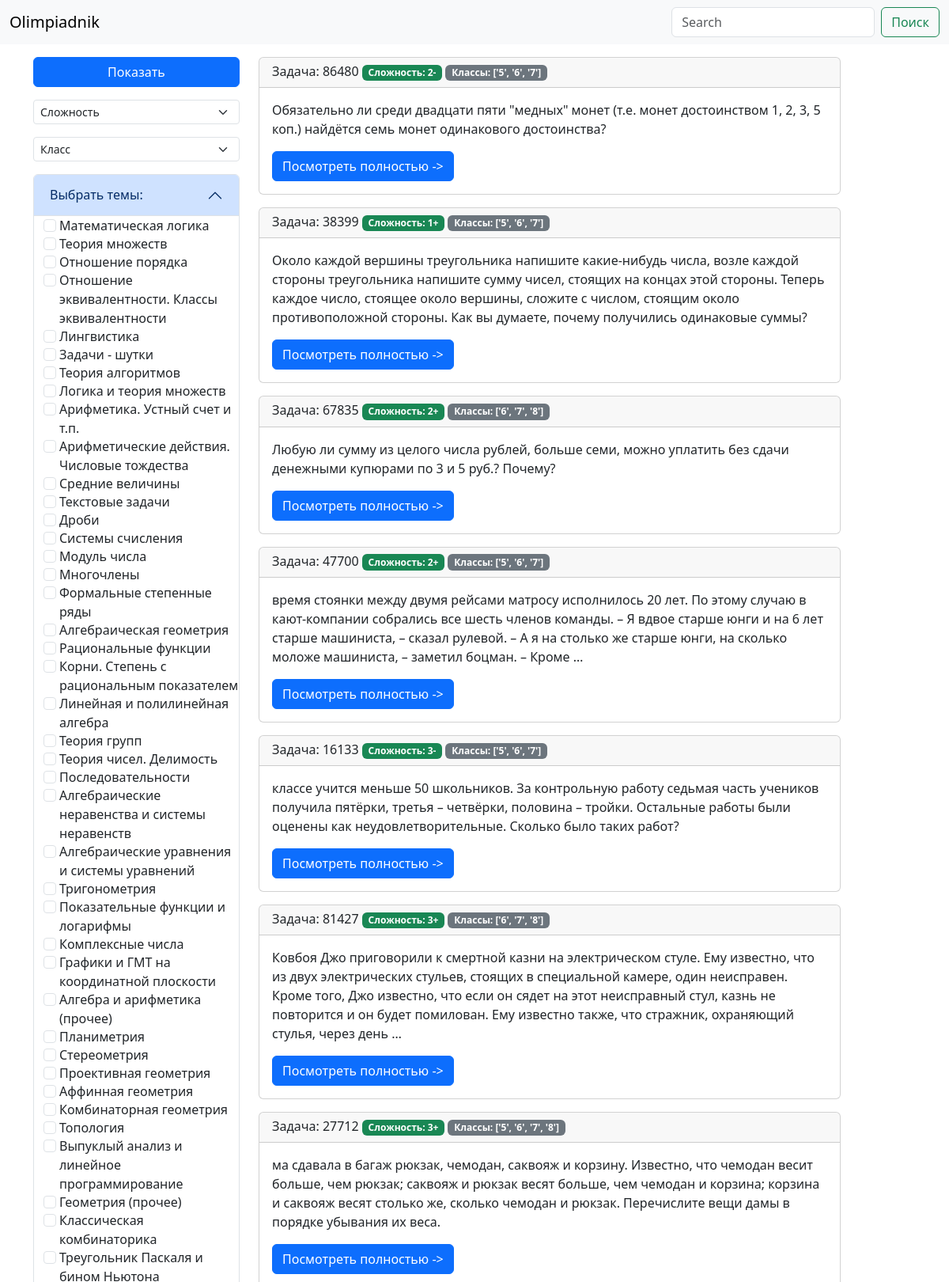
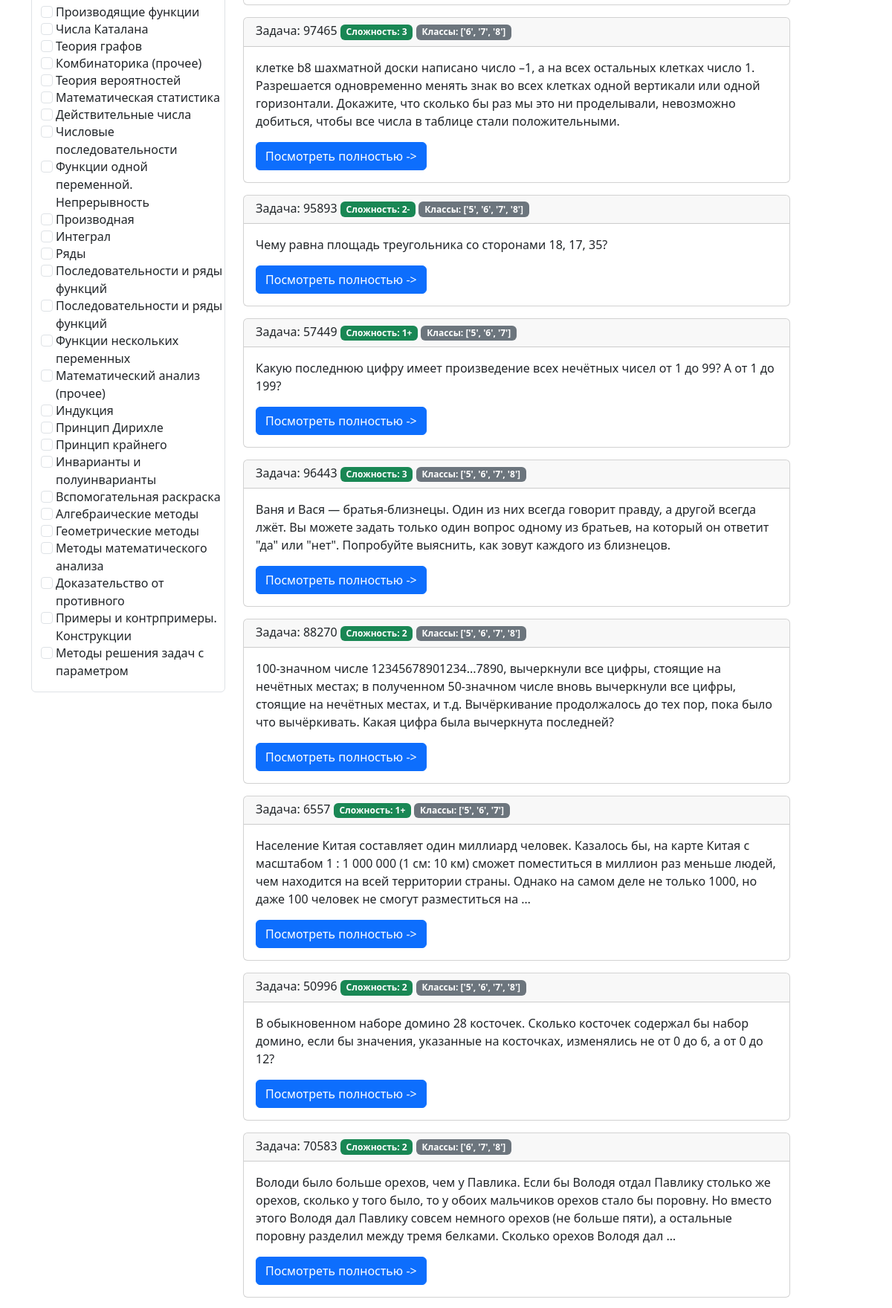
The page / (upper part) on the database its author committed (2 pictures, top to bottom).
### task_manager/models.py (models this page shows, shortened)
class Tasks(models.Model):
    title = models.CharField(max_length=50, verbose_name='Название')
    content = models.TextField(blank=True, verbose_name='Контент')
    tip = models.TextField(blank=True, verbose_name='Подсказка')
    solve = models.TextField(blank=True, verbose_name='Решение')
    reply = models.TextField(blank=True, verbose_name='Ответ')
    themes = models.TextField(blank=False, verbose_name='Категории')
    difficulty = models.CharField(max_length=10, verbose_name='Сложность')
    classes = models.CharField(max_length=20, verbose_name='Сложность')
    views = models.IntegerField(default=0, verbose_name='Просмотры')
    def get_absolute_url(self):
        return reverse_lazy('view_tasks', kwargs={'pk': self.pk})
    class Meta:
        verbose_name = 'Задача'
        verbose_name_plural = 'Задачи'

### task_manager/views.py (the view)
# urls.py: path('', HomeTasks.as_view(), name='home'),
class HomeTasks(ListView):
    model = Tasks
    template_name = 'task_manager/home_tasks.html'
    context_object_name = 'tasks'
    def get_context_data(self, *, object_list=None, **kwargs):
        context = super(HomeTasks, self).get_context_data(**kwargs)
        context['title'] = 'Главная'
        context['list_themes'] = list_themes
        context['difficulty'] = difficulty
        context['classes'] = classes
        return context
    def get_queryset(self):
        return Tasks.objects.all()  # .select_related('category')

### task_manager/templates/task_manager/home_tasks.html (shortened to what this page needs)
{% extends 'base.html' %}
{% block content %}
<link href="https://cdn.jsdelivr.net/npm/bootstrap@5.3.0-alpha3/dist/css/bootstrap.min.css" rel="stylesheet"
>
<div class="col-md-3">
    <form action="{% url 'filter' %}" method="get">
        <div class="form-group">
            <button type="submit" class="btn btn-primary btn-block">Показать</button>
        </div>
        <div class="form-group">
            <select name="difficulty" class="form-select form-select-sm" aria-label=".form-select-sm example">
                <option selected>Сложность</option>
            </select>
        </div>
        <div class="form-group">
            <select name="classes" class="form-select form-select-sm" aria-label=".form-select-sm example">
                <option selected>Класс</option>
            </select>
        </div>
        <div class="accordion" id="accordionPanelsStayOpenExample">
            <div class="accordion-item">
                <h2 class="accordion-header">
                    <button class="accordion-button" type="button" data-bs-toggle="collapse"
                            data-bs-target="#panelsStayOpen-collapseOne" aria-expanded="true"
                            aria-controls="panelsStayOpen-collapseOne">
                        Выбрать темы:
                    </button>
                </h2>
                <div id="panelsStayOpen-collapseOne" class="accordion-collapse collapse show">
                    <ul class="list-group-md-3">
                        {% for them in list_themes %}
                        <li class="list-group-item">
                            <input name="themes" class="form-check-input me-1" type="checkbox" value={{ them }}
                                   id="firstCheckbox">
                            <label class="form-check-label" for="firstCheckbox"> {{ them }}</label>
                        </li>
                        {% endfor %}
                    </ul>
                </div>
            </div>
        </div>
    </form>
</div>
<div class="col-md-8">
    {% for item in tasks %}
    <div class="card mb-3">
        <h6 class="card-header">Задача: {{ item.title }}
            <span class="badge text-bg-success "> Сложность: {{ item.difficulty }}</span>
            <span class="badge text-bg-secondary"> Классы: {{ item.classes }}</span>
        </h6>
        <div class="card-body">
            <div class='media-body'>
                <p class="card-text">{{ item.content|truncatewords:50 }}</p>
                <a href="{{ item.get_absolute_url }}" class="btn btn-primary"> Посмотреть полностью -> </a>
            </div>
        </div>
    </div>
    {% endfor %}
</div>
{% endblock %}

### templates/base.html (shortened to what this page needs)
<!doctype html>
<html lang="en">
<head>
    <link rel="stylesheet" href="https://cdn.jsdelivr.net/npm/bootstrap@4.3.1/dist/css/bootstrap.min.css"
>
</head>
<body>
{% include 'inc/_nav.html' %}
<div class="container mt-3">
    <div class='row'>
        {% block content %} CONTENT {% endblock %}
    </div>
</div>
</body>
</html>

### templates/inc/_nav.html
<nav class="navbar bg-body-tertiary">
    <div class="container-fluid">
        <a href = "{% url 'home' %}" class="navbar-brand">Olimpiadnik</a>
        <form action="{% url 'search' %}" class="d-flex" role="search">
            <input name="search_text" class="form-control me-2" type="search" placeholder="Search" aria-label="Search">
            <button class="btn btn-outline-success" type="submit">Поиск</button>
        </form>
    </div>
</nav>

### rows shown on the page
Tasks: title "86480", difficulty "2-", classes "['5', '6', '7']", content "Обязательно ли среди двадцати пяти \"медных\" монет (т.е. монет достоинством 1, 2, 3, 5 коп.) найдётся семь монет одинакового достоинства?"
Tasks: title "38399", difficulty "1+", classes "['5', '6', '7']", content "Около каждой вершины треугольника напишите какие-нибудь числа, возле каждой стороны треугольника напишите сумму чисел, стоящих на концах этой стороны. Теперь каждое число, стоящее около вершины, сложите с числом, стоящим около противоположной стороны. Как вы думаете, почему получились одинаковые суммы?"
Tasks: title "67835", difficulty "2+", classes "['6', '7', '8']", content "Любую ли сумму из целого числа рублей, больше семи, можно уплатить без сдачи денежными купюрами по 3 и 5 руб.? Почему?"
Tasks: title "47700", difficulty "2+", classes "['5', '6', '7']", content "время стоянки между двумя рейсами матросу исполнилось 20 лет. По этому случаю в кают-компании собрались все шесть членов команды. – Я вдвое старше юнги и на 6 лет старше машиниста, – сказал рулевой. – А я на столько же старше юнги, на сколько моложе машиниста, – заметил боцман. – Кроме …"
Tasks: title "16133", difficulty "3-", classes "['5', '6', '7']", content "классе учится меньше 50 школьников. За контрольную работу седьмая часть учеников получила пятёрки, третья – четвёрки, половина – тройки. Остальные работы были оценены как неудовлетворительные. Сколько было таких работ?"
Tasks: title "81427", difficulty "3+", classes "['6', '7', '8']", content "Ковбоя Джо приговорили к смертной казни на электрическом стуле. Ему известно, что из двух электрических стульев, стоящих в специальной камере, один неисправен. Кроме того, Джо известно, что если он сядет на этот неисправный стул, казнь не повторится и он будет помилован. Ему известно также, что стражник, охраняющий стулья, через день …"
Tasks: title "27712", difficulty "3+", classes "['5', '6', '7', '8']", content "ма сдавала в багаж рюкзак, чемодан, саквояж и корзину. Известно, что чемодан весит больше, чем рюкзак; саквояж и рюкзак весят больше, чем чемодан и корзина; корзина и саквояж весят столько же, сколько чемодан и рюкзак. Перечислите вещи дамы в порядке убывания их веса."
Tasks: title "97465", difficulty "3", classes "['6', '7', '8']", content "клетке b8 шахматной доски написано число –1, а на всех остальных клетках число 1. Разрешается одновременно менять знак во всех клетках одной вертикали или одной горизонтали. Докажите, что сколько бы раз мы это ни проделывали, невозможно добиться, чтобы все числа в таблице стали положительными."
Tasks: title "95893", difficulty "2-", classes "['5', '6', '7', '8']", content "Чему равна площадь треугольника со сторонами 18, 17, 35?"
Tasks: title "57449", difficulty "1+", classes "['5', '6', '7']", content "Какую последнюю цифру имеет произведение всех нечётных чисел от 1 до 99? А от 1 до 199?"
Tasks: title "96443", difficulty "3", classes "['5', '6', '7', '8']", content "Ваня и Вася — братья-близнецы. Один из них всегда говорит правду, а другой всегда лжёт. Вы можете задать только один вопрос одному из братьев, на который он ответит \"да\" или \"нет\". Попробуйте выяснить, как зовут каждого из близнецов."
Tasks: title "88270", difficulty "2", classes "['5', '6', '7', '8']", content "100-значном числе 12345678901234...7890, вычеркнули все цифры, стоящие на нечётных местах; в полученном 50-значном числе вновь вычеркнули все цифры, стоящие на нечётных местах, и т.д. Вычёркивание продолжалось до тех пор, пока было что вычёркивать. Какая цифра была вычеркнута последней?"
Tasks: title "6557", difficulty "1+", classes "['5', '6', '7']", content "Население Китая составляет один миллиард человек. Казалось бы, на карте Китая с масштабом 1 : 1 000 000 (1 см: 10 км) сможет поместиться в миллион раз меньше людей, чем находится на всей территории страны. Однако на самом деле не только 1000, но даже 100 человек не смогут разместиться на …"
Tasks: title "50996", difficulty "2", classes "['5', '6', '7', '8']", content "В обыкновенном наборе домино 28 косточек. Сколько косточек содержал бы набор домино, если бы значения, указанные на косточках, изменялись не от 0 до 6, а от 0 до 12?"
Tasks: title "70583", difficulty "2", classes "['6', '7', '8']", content "Володи было больше орехов, чем у Павлика. Если бы Володя отдал Павлику столько же орехов, сколько у того было, то у обоих мальчиков орехов стало бы поровну. Но вместо этого Володя дал Павлику совсем немного орехов (не больше пяти), а остальные поровну разделил между тремя белками. Сколько орехов Володя дал …"

### other values the page prints
{{ them }} "Математическая логика" "Теория множеств" "Отношение порядка" "Отношение эквивалентности. Классы эквивалентности" "Лингвистика" "Задачи - шутки" "Теория алгоритмов" "Логика и теория множеств" "Арифметика. Устный счет и т.п." "Арифметические действия. Числовые тождества" "Средние величины" "Текстовые задачи" "Дроби" "Системы счисления" "Модуль числа" "Многочлены" "Формальные степенные ряды" "Алгебраическая геометрия" "Рациональные функции" "Корни. Степень с рациональным показателем" "Линейная и полилинейная алгебра" "Теория групп" "Теория чисел. Делимость" "Последовательности" "Алгебраические неравенства и системы неравенств" "Алгебраические уравнения и системы уравнений" "Тригонометрия" "Показательные функции и логарифмы" "Комплексные числа" "Графики и ГМТ на координатной плоскости" "Алгебра и арифметика (прочее)" "Планиметрия" "Стереометрия" "Проективная геометрия" "Аффинная геометрия" "Комбинаторная геометрия" "Топология" "Выпуклый анализ и линейное программирование" "Геометрия (прочее)" "Классическая комбинаторика" "Треугольник Паскаля и бином Ньютона" "Производящие функции" "Числа Каталана" "Теория графов" "Комбинаторика (прочее)" "Теория вероятностей" "Математическая статистика" "Действительные числа" "Числовые последовательности" "Функции одной переменной. Непрерывность" "Производная" "Интеграл" "Ряды" "Последовательности и ряды функций" "Последовательности и ряды функций" "Функции нескольких переменных" "Математический анализ (прочее)" "Индукция" "Принцип Дирихле" "Принцип крайнего" "Инварианты и полуинварианты" "Вспомогательная раскраска" "Алгебраические методы" "Геометрические методы" "Методы математического анализа" "Доказательство от противного" "Примеры и контрпримеры. Конструкции" "Методы решения задач с параметром"
